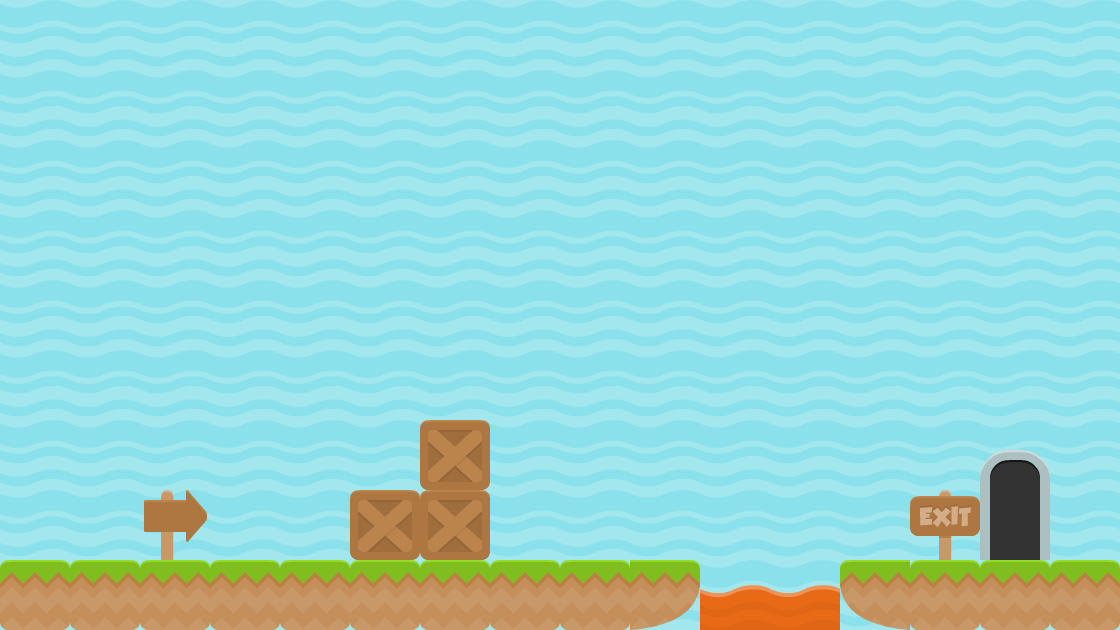

This game map was drawn from its Tiled (.tmx) file and the tilesets committed beside it. A one-line description and the trimmed map source follow:
An orthogonal 16x9 tile map with 70x70 px tiles, 5 tile layers (background3, background2, background1, collision, ...), 3 tilesets and 3 objects (levelTrigger, BadGuy, Mushroom).

<map version="1.0" orientation="orthogonal" renderorder="right-down" width="16" height="9" tilewidth="70" tileheight="70" backgroundcolor="#20dacb">
 <tileset firstgid="1" name="background-tiles" tilewidth="70" tileheight="70">
  <image source="../img/background-tiles.png" width="910" height="910" />
 </tileset>
 <tileset firstgid="170" name="background-tiles" tilewidth="70" tileheight="70" spacing="70" margin="70">
  <image source="../img/background-tiles.png" width="910" height="910" />
 </tileset>
 <tileset firstgid="206" name="meta-tiles" tilewidth="70" tileheight="70">
  <image source="../img/meta-tiles.png" width="350" height="70" />
  <tile id="4">
   <properties>
    <property name="type" value="solid" />
   </properties>
  </tile>
 </tileset>
 <layer name="background3" width="16" height="9">
  <data>[144 cells, 144 non-empty, 1 distinct tile ids]</data>
 </layer>
 <layer name="background2" width="16" height="9" opacity="0">
  <data>[144 cells, 141 non-empty, 2 distinct tile ids]</data>
 </layer>
 <layer name="background1" width="16" height="9">
  <data>[144 cells, 18 non-empty, 6 distinct tile ids]</data>
 </layer>
 <layer name="collision" width="16" height="9" opacity="0">
  <properties>
   <property name="type" value="solid" />
  </properties>
  <data>[144 cells, 14 non-empty, 1 distinct tile ids]</data>
 </layer>
 <objectgroup name="trigger-entities">
  <object name="levelTrigger" x="980" y="437.5" width="70" height="122.5" rotation="0.317407">
   <properties>
    <property name="level" value="level02" />
    <property name="xSpawn" value="400" />
    <property name="ySpawn" value="0" />
   </properties>
  </object>
 </objectgroup>
 <layer name="foreground1" width="16" height="9">
  <data>[144 cells, 5 non-empty, 3 distinct tile ids]</data>
 </layer>
 <objectgroup name="EnemyEntities">
  <object name="BadGuy" x="490" y="490" width="210" height="70" />
 </objectgroup>
 <objectgroup name="CollectableEntities">
  <object name="Mushroom" x="279.956" y="490.056" width="70" height="70" rotation="-0.0899609" />
 </objectgroup>
</map>
